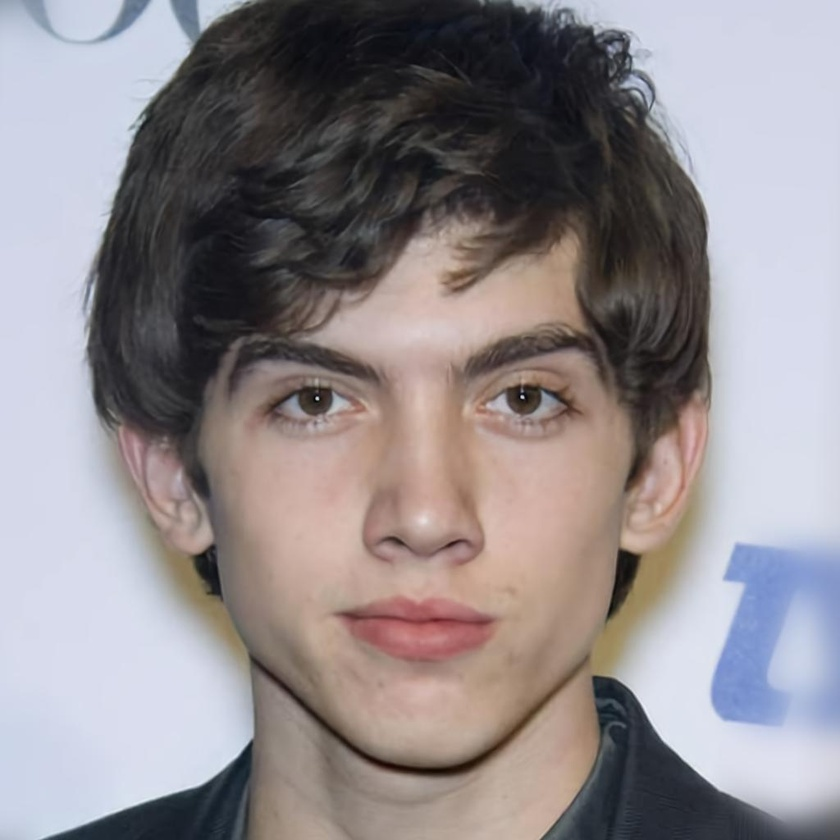
#> input picture asyrp/test_images/celeba/contents/000255.jpg, 840 x 840 px, shrunk from 1024 x 1024 before the run
$ python create_heatmap.py ../../../../../asyrp/test_images/celeba/contents/000121.jpg ../../../../../asyrp/test_images/celeba/contents/000255.jpg
#> lines starting #> are read from the running program, lines starting #| are printed output that depends on the picture; long printed decimals are rounded
import numpy as np
import matplotlib.pyplot as plt
import argparse

from PIL import Image

if __name__ == "__main__":
    # Create ArgumentParser object
    parser = argparse.ArgumentParser(
        description="Compare two images and generate a heatmap of differences."
    )

    # Add arguments
    parser.add_argument("base", type=str, help="Path to the base image")
    parser.add_argument("comp", type=str, help="Path to the comparison image")

    # Parse arguments
    args = parser.parse_args()

    # Load images
    image1 = Image.open(args.comp)
#> image1 is the input picture: PIL image 840x840 RGB; mean R, G, B 144.2, 137.6, 140.8
    image2 = Image.open(args.base)
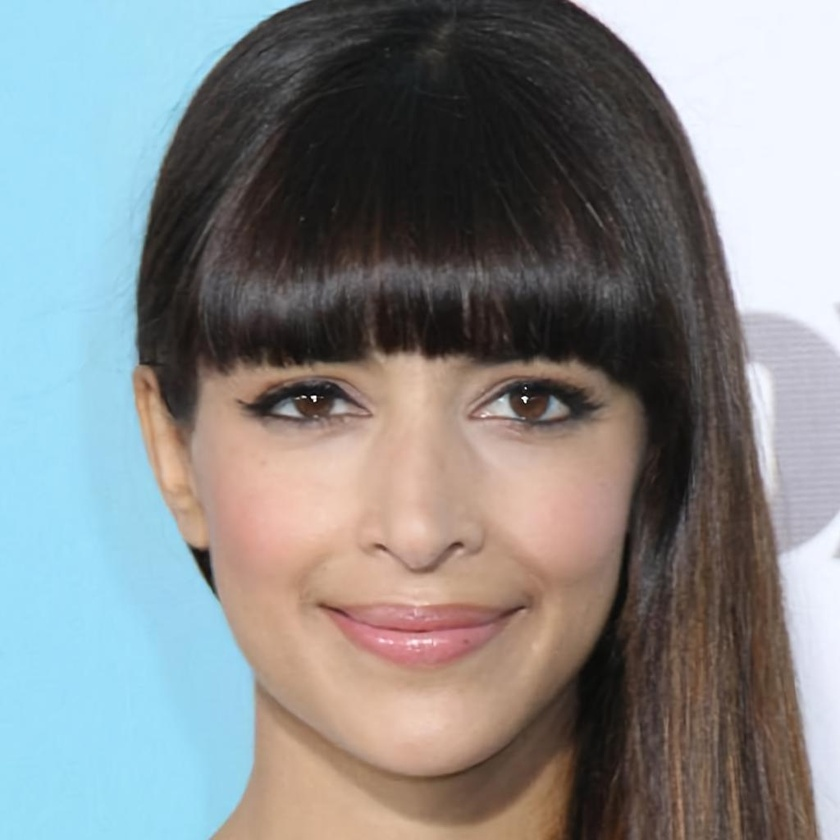
#> input picture asyrp/test_images/celeba/contents/000121.jpg, 840 x 840 px, shrunk from 1024 x 1024 before the run
#> image2 is the input picture: PIL image 840x840 RGB; mean R, G, B 133, 135.3, 135.8

    # Convert images to numpy arrays
    data1 = np.array(image1, dtype=np.float32) / 255.0
    data2 = np.array(image2, dtype=np.float32) / 255.0

    # Calculate the absolute difference between the two images
    difference = data1 - data2
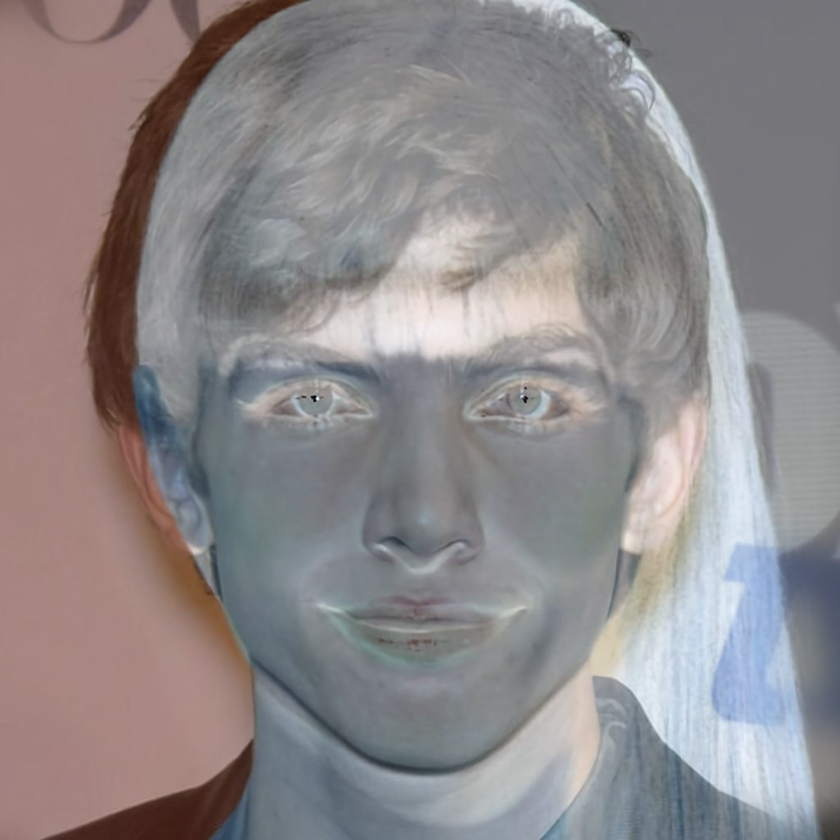
#> difference: shape (840, 840, 3) float32; mean R, G, B 0.0438, 0.00918, 0.0198; drawn with min black and max white

    print("Mean Diff for channels: ", np.mean(difference, axis=(0, 1)))
#| Mean Diff for channels:  [0.04384 0.009175 0.01978]

    # Create subplots for each color channel
    fig, axs = plt.subplots(1, 3, figsize=(15, 5))

    # Create heatmap of differences for each color channel
    for i, color in enumerate(["Red", "Green", "Blue"]):
        im = axs[i].imshow(
            difference[:, :, i], cmap="bwr", interpolation="nearest", vmin=-1, vmax=1
        )
        axs[i].set_title(f"Diff for {color}")
        axs[i].axis("off")  # Hide axes
        fig.colorbar(
            im,
            ax=axs[i],
        )

    plt.tight_layout()
    plt.savefig("heatmap.png")
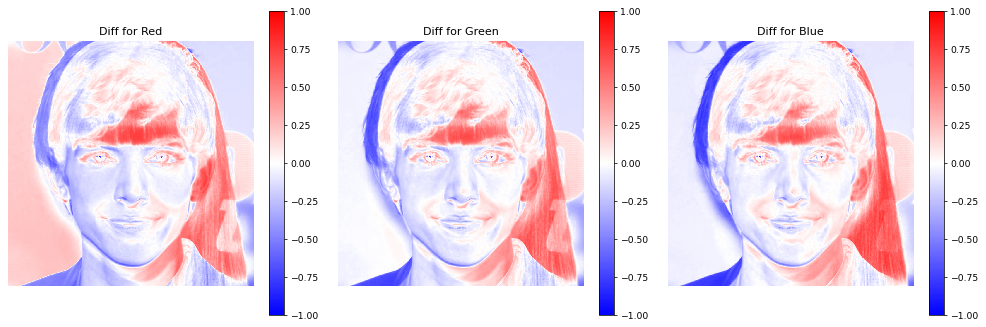
#> figure drawn by matplotlib, 6 panels
